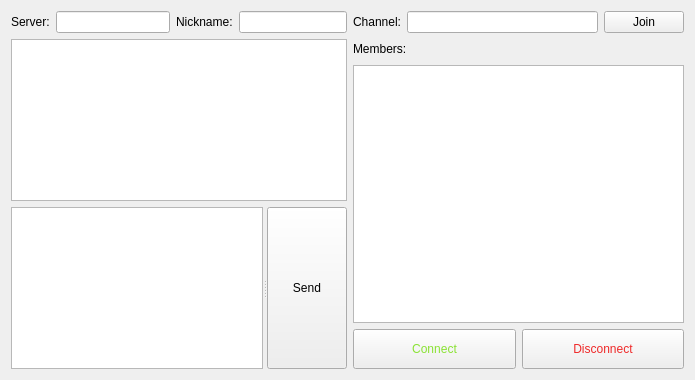
<?xml version="1.0" encoding="UTF-8"?>
<ui version="4.0">
 <class>MainWindow</class>
 <widget class="QMainWindow" name="MainWindow">
  <property name="geometry">
   <rect>
    <x>0</x>
    <y>0</y>
    <width>695</width>
    <height>380</height>
   </rect>
  </property>
  <property name="windowTitle">
   <string>I bought an '83 cutlass for the weekend</string>
  </property>
  <widget class="QWidget" name="centralWidget">
   <layout class="QHBoxLayout" name="horizontalLayout_7">
    <item>
     <layout class="QGridLayout" name="gridLayout">
      <item row="2" column="0">
       <widget class="QSplitter" name="splitter">
        <property name="orientation">
         <enum>Qt::Horizontal</enum>
        </property>
        <widget class="QTextEdit" name="te_send"/>
        <widget class="QPushButton" name="pb_send">
         <property name="text">
          <string>Send</string>
         </property>
        </widget>
       </widget>
      </item>
      <item row="0" column="0">
       <layout class="QHBoxLayout" name="horizontalLayout_4">
        <item>
         <layout class="QHBoxLayout" name="horizontalLayout_3">
          <item>
           <widget class="QLabel" name="label_4">
            <property name="text">
             <string>Server:</string>
            </property>
           </widget>
          </item>
          <item>
           <widget class="QLineEdit" name="le_server"/>
          </item>
         </layout>
        </item>
        <item>
         <layout class="QHBoxLayout" name="horizontalLayout_2">
          <item>
           <widget class="QLabel" name="label">
            <property name="text">
             <string>Nickname:</string>
            </property>
           </widget>
          </item>
          <item>
           <widget class="QLineEdit" name="le_nickname"/>
          </item>
         </layout>
        </item>
       </layout>
      </item>
      <item row="1" column="0">
       <widget class="QTextBrowser" name="tb_chat"/>
      </item>
     </layout>
    </item>
    <item>
     <layout class="QVBoxLayout" name="verticalLayout">
      <item>
       <layout class="QHBoxLayout" name="horizontalLayout">
        <item>
         <widget class="QLabel" name="label_2">
          <property name="text">
           <string>Channel:</string>
          </property>
         </widget>
        </item>
        <item>
         <widget class="QLineEdit" name="le_channel"/>
        </item>
        <item>
         <widget class="QPushButton" name="pb_join">
          <property name="text">
           <string>Join</string>
          </property>
         </widget>
        </item>
       </layout>
      </item>
      <item>
       <layout class="QHBoxLayout" name="horizontalLayout_5">
        <item>
         <widget class="QLabel" name="label_3">
          <property name="text">
           <string>Members:</string>
          </property>
         </widget>
        </item>
        <item>
         <spacer name="horizontalSpacer_2">
          <property name="orientation">
           <enum>Qt::Horizontal</enum>
          </property>
          <property name="sizeHint" stdset="0">
           <size>
            <width>40</width>
            <height>20</height>
           </size>
          </property>
         </spacer>
        </item>
       </layout>
      </item>
      <item>
       <widget class="QTextBrowser" name="tb_members"/>
      </item>
      <item>
       <layout class="QHBoxLayout" name="horizontalLayout_6">
        <item>
         <widget class="QPushButton" name="pb_connect">
          <property name="minimumSize">
           <size>
            <width>100</width>
            <height>40</height>
           </size>
          </property>
          <property name="styleSheet">
           <string notr="true">color: rgb(138, 226, 52);
font: 57 15pt &quot;Ubuntu&quot;;</string>
          </property>
          <property name="text">
           <string>Connect</string>
          </property>
         </widget>
        </item>
        <item>
         <widget class="QPushButton" name="pb_disconnect">
          <property name="minimumSize">
           <size>
            <width>100</width>
            <height>40</height>
           </size>
          </property>
          <property name="styleSheet">
           <string notr="true">color: rgb(239, 41, 41);
font: 57 11pt &quot;Ubuntu&quot;;</string>
          </property>
          <property name="text">
           <string>Disconnect</string>
          </property>
         </widget>
        </item>
       </layout>
      </item>
     </layout>
    </item>
   </layout>
  </widget>
 </widget>
 <layoutdefault spacing="6" margin="11"/>
 <resources/>
 <connections/>
</ui>
